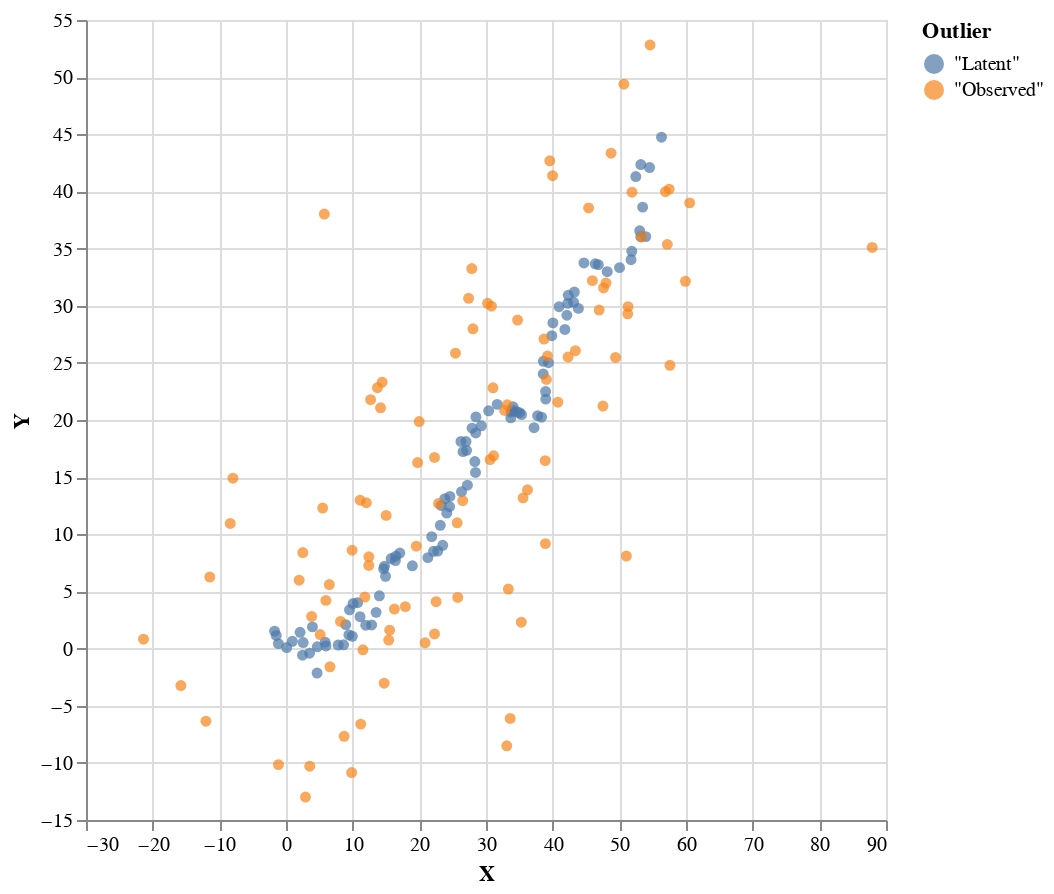

Notebook code cell kept with this figure:
### Code cell
(xs, ys, xs', ys') <- sampleIOfixed $ unzip4 <$> toList observations

plotVega 
    (zip (zip (xs <> xs') (ys <> ys')) 
    (replicate 100 (T.pack "Latent") <> replicate 100 (T.pack "Observed")))

### Figure 1 — Vega-Lite specification as saved in the notebook (floating-point values rounded to 4 significant figures; data arrays with more than 128 entries replaced by an {"elided": "..."} marker saying what was removed)
{"$schema": "https://vega.github.io/schema/vega-lite/v4.json", "data": {"values": {"elided": "200 records"}}, "encoding": {"color": {"field": "Outlier"}, "x": {"field": "X", "type": "quantitative"}, "y": {"field": "Y", "type": "quantitative"}}, "height": 400, "mark": "circle", "width": 400}
